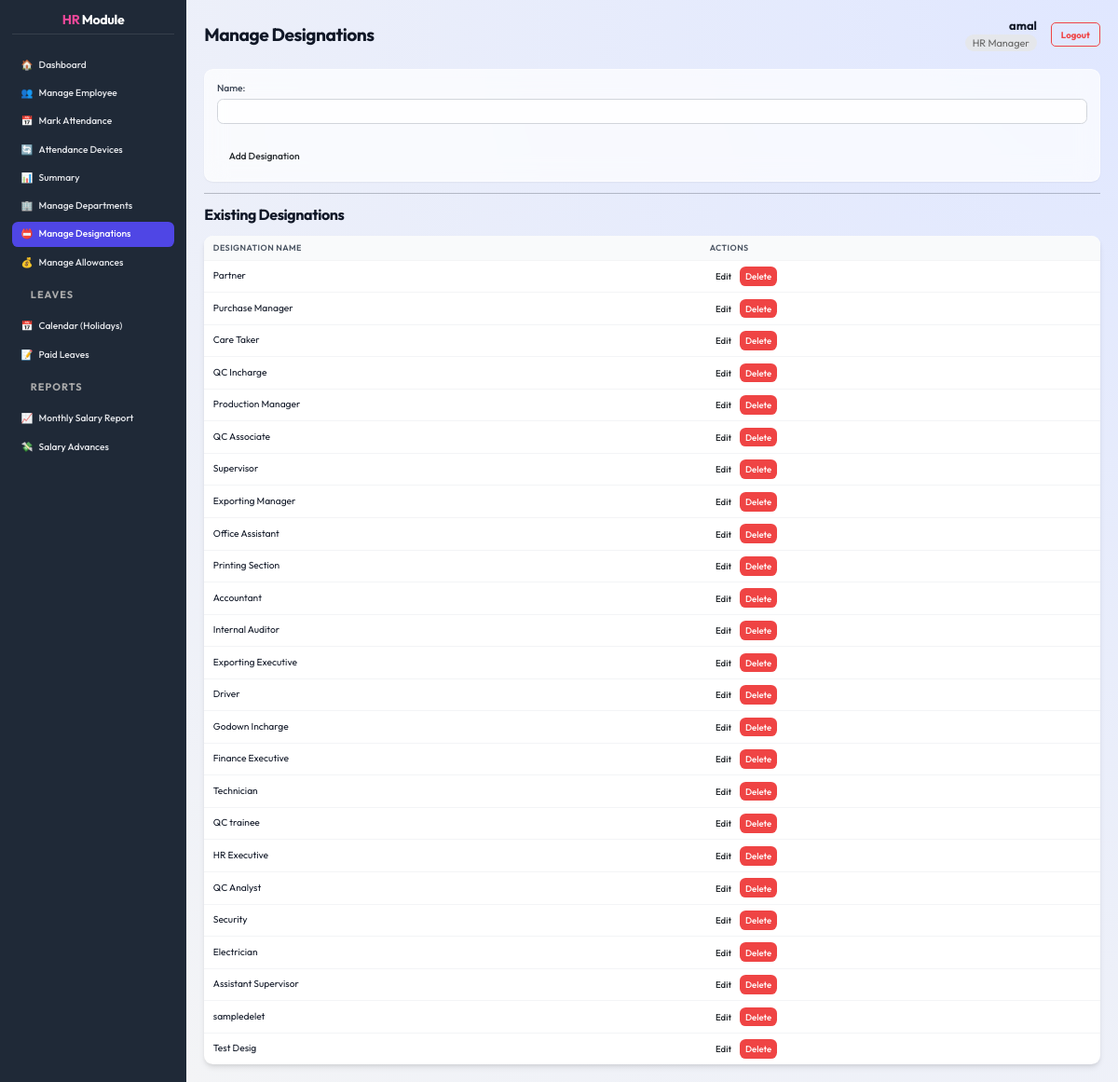
/designations/ (signed in), run on the app's committed database.
### core/models.py (models this page shows, shortened)
class Designation(models.Model):
    name = models.CharField(max_length=100, unique=True)

### core/views.py (the view)
# urls.py: path('designations/', views.designation_list, name='designation_list'),
@hr_required
def designation_list(request):
    designations = Designation.objects.all()
    if request.method == 'POST':
        form = DesignationForm(request.POST)
        if form.is_valid():
            form.save()
            return redirect('designation_list')
    else:
        form = DesignationForm()
    return render(request, 'core/designation_list.html', {'designations': designations, 'form': form})

### core/forms.py
class DesignationForm(forms.ModelForm):
    class Meta:
        model = Designation
        fields = ['name']

### core/templates/core/designation_list.html (shortened to what this page needs)
{% extends 'core/dashboard_base.html' %}
{% load static %}
{% block page_title %}Manage Designations{% endblock %}
{% block dashboard_content %}
    <form method="post" class="card">
        {{ form.as_p }}
        <div class="form-actions">
            <button type="submit" class="btn">Add Designation</button>
        </div>
    </form>
    <hr>
    <h2>Existing Designations</h2>
    <table class="data-table">
        <thead>
            <tr>
                <th>Designation Name</th>
                <th>Actions</th>
            </tr>
        </thead>
        <tbody>
            {% for designation in designations %}
            <tr>
                <td>{{ designation.name }}</td>
                <td class="actions">
                    <a href="{% url 'designation_edit' designation.id %}" class="btn btn-sm">Edit</a>
                    <a href="{% url 'designation_delete' designation.id %}" class="btn btn-sm btn-danger">Delete</a>
                </td>
            </tr>
            {% empty %}
            <tr>
                <td colspan="2">No designations found.</td>
            </tr>
            {% endfor %}
        </tbody>
    </table>
{% endblock %}

### core/templates/core/dashboard_base.html (shortened to what this page needs)
{% extends 'core/base.html' %}
{% load static %}
{% block content %}
<div class="dashboard-layout">
    <div class="sidebar">
        <h2><span style="color: var(--secondary-color);">HR</span> Module</h2>
        <ul>
            <li><a href="{% url 'dashboard' %}"
                    class="{% if request.resolver_match.url_name == 'dashboard' %}active{% endif %}">
                    <span>🏠</span> Dashboard
                </a></li>
            <li><a href="{% url 'employee_list' %}"
                    class="{% if request.resolver_match.url_name == 'employee_list' %}active{% endif %}">
                    <span>👥</span> Manage Employee
                </a></li>
            <li><a href="{% url 'attendance_mark' %}"
                    class="{% if request.resolver_match.url_name == 'attendance_mark' %}active{% endif %}">
                    <span>📅</span> Mark Attendance
                </a></li>
            <li><a href="{% url 'device_list' %}"
                    class="{% if request.resolver_match.url_name == 'device_list' %}active{% endif %}">
                    <span>🔄</span> Attendance Devices
                </a></li>
            <li><a href="{% url 'summary' %}"
                    class="{% if request.resolver_match.url_name == 'summary' %}active{% endif %}">
                    <span>📊</span> Summary
                </a></li>
            <li><a href="{% url 'department_list' %}"
                    class="{% if request.resolver_match.url_name == 'department_list' %}active{% endif %}">
                    <span>🏢</span> Manage Departments
                </a></li>
            <li><a href="{% url 'designation_list' %}"
                    class="{% if request.resolver_match.url_name == 'designation_list' %}active{% endif %}">
                    <span>📛</span> Manage Designations
                </a></li>
            <li><a href="{% url 'allowance_list' %}"
                    class="{% if request.resolver_match.url_name == 'allowance_list' %}active{% endif %}">
                    <span>💰</span> Manage Allowances
                </a></li>
            <li>
                <div
                    style="padding: 10px 20px; font-size: 0.85em; color: #aaa; text-transform: uppercase; font-weight: bold; letter-spacing: 1px;">
                    Leaves</div>
            </li>
            <li><a href="{% url 'leave_calendar' %}"
                    class="{% if request.resolver_match.url_name == 'leave_calendar' %}active{% endif %}">
                    <span>📅</span> Calendar (Holidays)
                </a></li>
            <li><a href="{% url 'leave_list' %}"
                    class="{% if request.resolver_match.url_name == 'leave_list' %}active{% endif %}">
                    <span>📝</span> Paid Leaves
                </a></li>
            <li>
                <div
                    style="padding: 10px 20px; font-size: 0.85em; color: #aaa; text-transform: uppercase; font-weight: bold; letter-spacing: 1px;">
                    Reports</div>
            </li>
            <li><a href="{% url 'monthly_salary_report' %}"
                    class="{% if request.resolver_match.url_name == 'monthly_salary_report' %}active{% endif %}">
                    <span>📈</span> Monthly Salary Report
                </a></li>
            <li><a href="{% url 'salary_advance_list' %}"
                    class="{% if request.resolver_match.url_name == 'salary_advance_list' %}active{% endif %}">
                    <span>💸</span> Salary Advances
                </a></li>
    </div>
    <div class="main-content">
        <div class="main-content-header" style="justify-content: space-between; display: flex; align-items: center;">
            <h1 style="margin: 0;">{% block page_title %}{% endblock %}</h1>
            <div class="user-info" style="display: flex; align-items: center; gap: 15px;">
                <div style="text-align: right;">
                    <span style="display: block; font-weight: bold;">{{ user.username }}</span>
                    <span
                        style="font-size: 0.85em; color: #666; background: #e5e7eb; padding: 2px 8px; border-radius: 12px;">
                        {% if user.is_superuser %}Super Admin
                        {% elif user.hrprofile.role == 0 %}Administrator
                        {% elif user.hrprofile.role == 1 %}HR Manager
                        {% elif user.hrprofile.role == 2 %}Employee
                        {% else %}User
                        {% endif %}
                    </span>
                </div>
                <a href="{% url 'logout' %}" class="btn btn-sm btn-outline-danger"
                    style="text-decoration: none; padding: 5px 10px; border: 1px solid #ef4444; color: #ef4444; border-radius: 5px; font-weight: bold;">Logout</a>
            </div>
        </div>
        {% block dashboard_content %}{% endblock %}
    </div>
</div>
{% endblock %}

### core/static/core/style.css (style rules this page uses)
:root { --primary-color: #4f46e5; --primary-hover: #4338ca; --secondary-color: #ec4899; --background-color: #f3f4f6; --sidebar-bg: #1f2937; --text-color: #111827; --text-light: #9ca3af; --white: #ffffff; --glass-bg: rgba(255, 255, 255, 0.7); --glass-border: rgba(255, 255, 255, 0.5); --shadow-sm: 0 1px 2px 0 rgba(0, 0, 0, 0.05); --shadow-md: 0 4px 6px -1px rgba(0, 0, 0, 0.1), 0 2px 4px -1px rgba(0, 0, 0, 0.06); --shadow-lg: 0 10px 15px -3px rgba(0, 0, 0, 0.1), 0 4px 6px -2px rgba(0, 0, 0, 0.05); --radius-md: 0.5rem; --radius-lg: 0.75rem; --font-family: 'Outfit', sans-serif; }
html { font-size: 80%; }
* { box-sizing: border-box; }
body { font-family: var(--font-family); margin: 0; background-color: var(--background-color); color: var(--text-color); line-height: 1.4; overflow-x: hidden; font-size: 1rem; }
h1, h2, h3, h4, h5, h6 { color: var(--text-color); margin-bottom: 0.75rem; font-weight: 700; letter-spacing: -0.025em; }
h1 { font-size: 1.5rem; }
h2 { font-size: 1.25rem; }
a { color: var(--primary-color); text-decoration: none; transition: all 0.2s ease; }
.card, .form-container { background: var(--glass-bg); backdrop-filter: blur(12px); -webkit-backdrop-filter: blur(12px); border: 1px solid var(--glass-border); border-radius: var(--radius-lg); box-shadow: var(--shadow-sm); padding: 1rem; margin-bottom: 1rem; }
.btn { display: inline-flex; align-items: center; justify-content: center; padding: 0.4rem 1rem; border-radius: var(--radius-md); font-weight: 500; font-size: 0.8rem; cursor: pointer; transition: all 0.2s ease; border: none; gap: 0.4rem; text-transform: capitalize; }
.btn-danger { background-color: #ef4444; color: var(--white); }
.btn-sm { padding: 0.25rem 0.5rem; font-size: 0.75rem; }
form { width: 100%; }
label { display: block; font-weight: 500; margin-bottom: 0.25rem; color: #374151; font-size: 0.8rem; }
input[type="text"], input[type="email"], input[type="password"], input[type="number"], input[type="date"], input[type="time"], select, textarea { width: 100%; padding: 0.4rem 0.6rem; border: 1px solid #d1d5db; border-radius: var(--radius-md); font-size: 0.85rem; background-color: rgba(255, 255, 255, 0.8); transition: all 0.2s ease; font-family: var(--font-family); margin-bottom: 0.75rem; height: auto; }
.dashboard-layout { display: flex; min-height: 100vh; }
.sidebar { width: 200px; background-color: var(--sidebar-bg); color: var(--white); padding: 1rem; display: flex; flex-direction: column; position: fixed; height: 100vh; box-shadow: var(--shadow-xl); z-index: 50; }
.sidebar h2 { color: var(--white); font-size: 1.1rem; text-align: center; margin-bottom: 1.5rem; padding-bottom: 0.5rem; border-bottom: 1px solid rgba(255, 255, 255, 0.1); }
.sidebar ul { list-style: none; padding: 0; margin: 0; flex-grow: 1; }
.sidebar li { margin-bottom: 0.25rem; }
.sidebar a { color: #e5e7eb; padding: 0.5rem 0.75rem; border-radius: var(--radius-md); display: flex; align-items: center; gap: 0.5rem; font-weight: 500; font-size: 0.8rem; }
.sidebar a:hover, .sidebar a.active { background-color: var(--primary-color); color: var(--white); }
.main-content { flex: 1; margin-left: 200px; padding: 1.5rem; background: radial-gradient(circle at top right, #e0e7ff, #f3f4f6); min-height: 100vh; }
.main-content-header { display: flex; justify-content: space-between; align-items: center; margin-bottom: 1.5rem; }
.data-table { width: 100%; border-collapse: separate; border-spacing: 0; background: var(--white); border-radius: var(--radius-lg); overflow: hidden; box-shadow: var(--shadow-md); margin-top: 1rem; }
.data-table th, .data-table td { padding: 0.5rem 0.75rem; text-align: left; border-bottom: 1px solid #f3f4f6; font-size: 0.8rem; }
.data-table th { background-color: #f9fafb; color: #4b5563; font-weight: 600; text-transform: uppercase; font-size: 0.7rem; letter-spacing: 0.05em; }
.data-table tr:last-child td { border-bottom: none; }

### core/templates/core/dashboard_base.html (style rules this page uses)
.dashboard-layout { display: flex; height: 100vh; overflow: hidden; }
.sidebar { height: 100%; overflow-y: auto; flex-shrink: 0; padding-bottom: 20px; }
.main-content { height: 100%; overflow-y: auto; flex-grow: 1; width: 100%; }

### data on the page
Designation: name "Partner"
Designation: name "Purchase Manager"
Designation: name "Care Taker"
Designation: name "QC Incharge"
Designation: name "Production Manager"
Designation: name "QC Associate"
Designation: name "Supervisor"
Designation: name "Exporting Manager"
Designation: name "Office Assistant"
Designation: name "Printing Section"
Designation: name "Accountant"
Designation: name "Internal Auditor"
Designation: name "Exporting Executive"
Designation: name "Driver"
Designation: name "Godown Incharge"
Designation: name "Finance Executive"
Designation: name "Technician"
Designation: name "QC trainee"
Designation: name "HR Executive"
Designation: name "QC Analyst"
Designation: name "Security"
Designation: name "Electrician"
Designation: name "Assistant Supervisor"
Designation: name "sampledelet"
Designation: name "Test Desig"

### other printed values
{{ user.username }} "amal"
